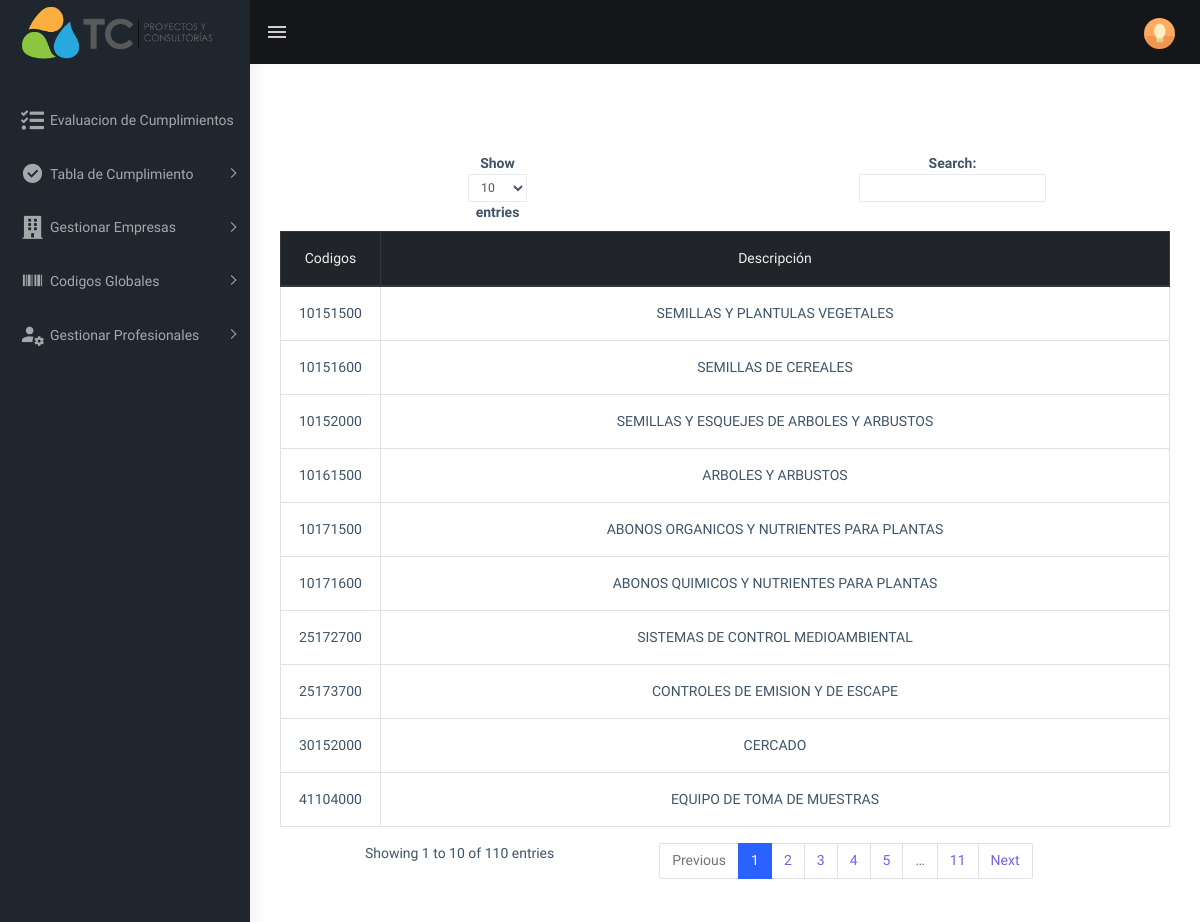
/view/Codigos/MostrarCodigosGenerales.php, run on the app's committed database.
### tables this page shows
CREATE TABLE `servicio` (
  `codigo` int(11) NOT NULL,
  `nombre_servicio` varchar(200) NOT NULL
);

### app/utils/Conexion.php (called while the page is built)
<?php
    class Conexion{
		public function get_conexion(){
			$user = "root";
			$pass = "";
			$host = "localhost";
            $db = "tconsultorias";
			try {
				$connection = new PDO("mysql:host=$host; dbname=$db", $user, $pass);
				$connection->setAttribute(PDO::ATTR_ERRMODE, PDO::ERRMODE_EXCEPTION);
            	$connection->setAttribute(PDO::ATTR_EMULATE_PREPARES, false);
			} catch (Exception $e) {
				print_r($e);
			}
			return $connection;
		}
    }
?>

### app/model/ServiciosModel.php (called while the page is built, shortened)
<?php
    class ServicioModel {
        private $DataBase;
        private $Table = 'servicio';
        public function __construct(){
            $connection = new Conexion();
            $this->DataBase = $connection->get_conexion();
        }
        public function EveryThings () {
            try {
                $sql = "SELECT * FROM $this->Table";
                $query = $this->DataBase->prepare($sql);
                $query->execute();
                $data = $query->fetchAll();
                $response = ['status' => 1, 'servicios' => $data];
            } catch (Exception $e) {
                $response = ['status' => 0, 'error' => $e];
            }
            return $response;
        }
    }
?>

### view/Codigos/MostrarCodigosGenerales.php (the view)
<?php
    require dirname(__FILE__).'/../home/header.php';
    $Servicio = new ServicioModel();
    $Servicios = $Servicio->EveryThings();
?>
<div class="page-wrapper">
    <div class="page-breadcrumb">
        <div class="row">
            <div class="col-12 d-flex no-block align-items-center">
            </div>
        </div>
    </div>
    <div class="container-fluid">
        <div class="card">
            <div class="table-responsive text-center mt-5">
                <table id="zero_config" class="table table-bordered">
                    <thead class="thead-dark">
                        <tr>
                            <th>Codigos</th>
                            <th>Descripción</th>
                        </tr>
                    </thead>
                    <tbody>
                    <?php foreach ($Servicios['servicios'] as $Data) { ?>
                        <tr>
                            <td><?php echo $Data['codigo'] ?></td>
                            <td><?php echo $Data['nombre_servicio'] ?></td>
                        </tr>
                    <?php } ?>
                    </tbody>
                </table>
            </div>
        </div>
    </div>
</div>
<?php require dirname(__FILE__).'/../home/footer.php';?>

### data on the page
servicio: codigo "10151500", nombre_servicio "SEMILLAS Y PLANTULAS VEGETALES"
servicio: codigo "10151600", nombre_servicio "SEMILLAS DE CEREALES"
servicio: codigo "10152000", nombre_servicio "SEMILLAS Y ESQUEJES DE ARBOLES Y ARBUSTOS"
servicio: codigo "10161500", nombre_servicio "ARBOLES Y ARBUSTOS"
servicio: codigo "10171500", nombre_servicio "ABONOS ORGANICOS Y NUTRIENTES PARA PLANTAS"
servicio: codigo "10171600", nombre_servicio "ABONOS QUIMICOS Y NUTRIENTES PARA PLANTAS"
servicio: codigo "25172700", nombre_servicio "SISTEMAS DE CONTROL MEDIOAMBIENTAL"
servicio: codigo "25173700", nombre_servicio "CONTROLES DE EMISION Y DE ESCAPE"
servicio: codigo "30152000", nombre_servicio "CERCADO"
servicio: codigo "41104000", nombre_servicio "EQUIPO DE TOMA DE MUESTRAS"
